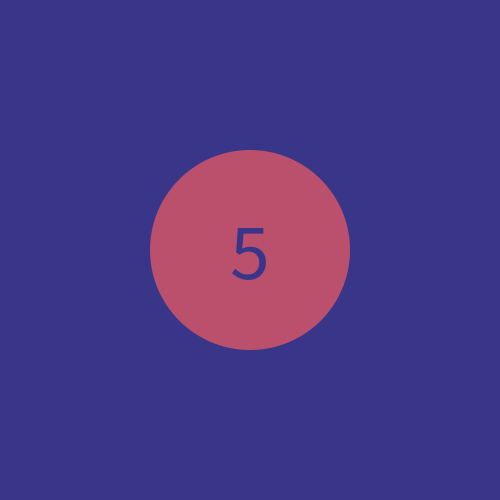
Frame 1 (no input)
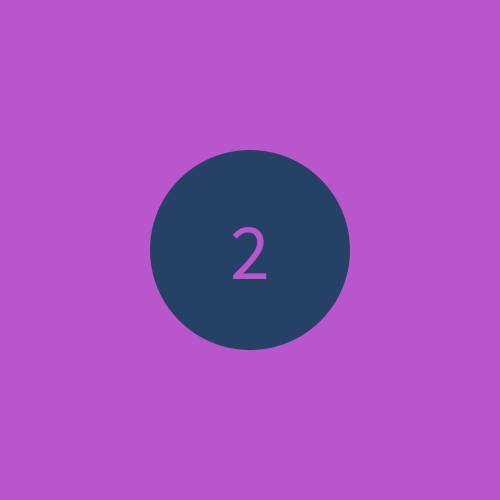
Frame 60 (the mouse pressed at the canvas centre just before this capture)
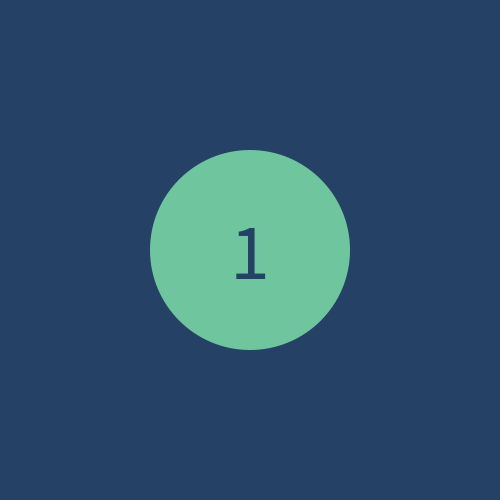
Frame 120 (the mouse held since frame 60 and released just before this capture)

The Processing sketch that drew these frames (run headless with seeded random() and noise(); from frame 60 on, the mouse is pressed at the canvas centre):

// Processing sketch: sketch_00countingDown
// ── sketch_00countingDown.pde
//00. counting down
//millis and colors

color back[] = {#39368a, #ba4f54, #2d51ca, #b956cb, #254266, #4846ca};
color ball[] = {#bb506c, #2d51ca, #b956cb, #254266, #6fc69e, #ac6ed7};
int time1 = 1000;
int time2 = 2000;
int time3 = 3000;
int time4 = 4000;
int time5 = 5000;
int time6 = 6000;
int currentTime;
int passedTime;
int savedTime = 0;

void setup(){
  size(500, 500);
  noStroke();
  
}

void draw(){
  currentTime = millis();
  passedTime = currentTime - savedTime;
  if (passedTime < time1){
    spot(width/2, height/2, 0, 0, 5);
  }
  else if ((time1 <= passedTime)&&(passedTime < time2)){
    spot(width/2, height/2, 1, 1, 4);
  }
  else if ((time2 <= passedTime)&&(passedTime < time3)){
    spot(width/2, height/2, 2, 2, 3);
  }
  else if ((time3 <= passedTime)&&(passedTime < time4)){
    spot(width/2, height/2, 3, 3, 2);
  }
  else if ((time4 <= passedTime)&&(passedTime < time5)){
    spot(width/2, height/2, 4, 4, 1);
  }
  else if ((time5 <= passedTime)&&(passedTime < time6)){
    spot(width/2, height/2, 5, 5, 0);
  }
  else {
    savedTime = millis();
  }
}
  
void spot(int x, int y, int c1, int c2, int t){
  background(back[c1]);
  fill(ball[c2]);
  ellipse(x, y, 200, 200);
  fill(back[c1]);
  textSize(80);
  textAlign(CENTER, CENTER);
  text(t, x, y);
}
